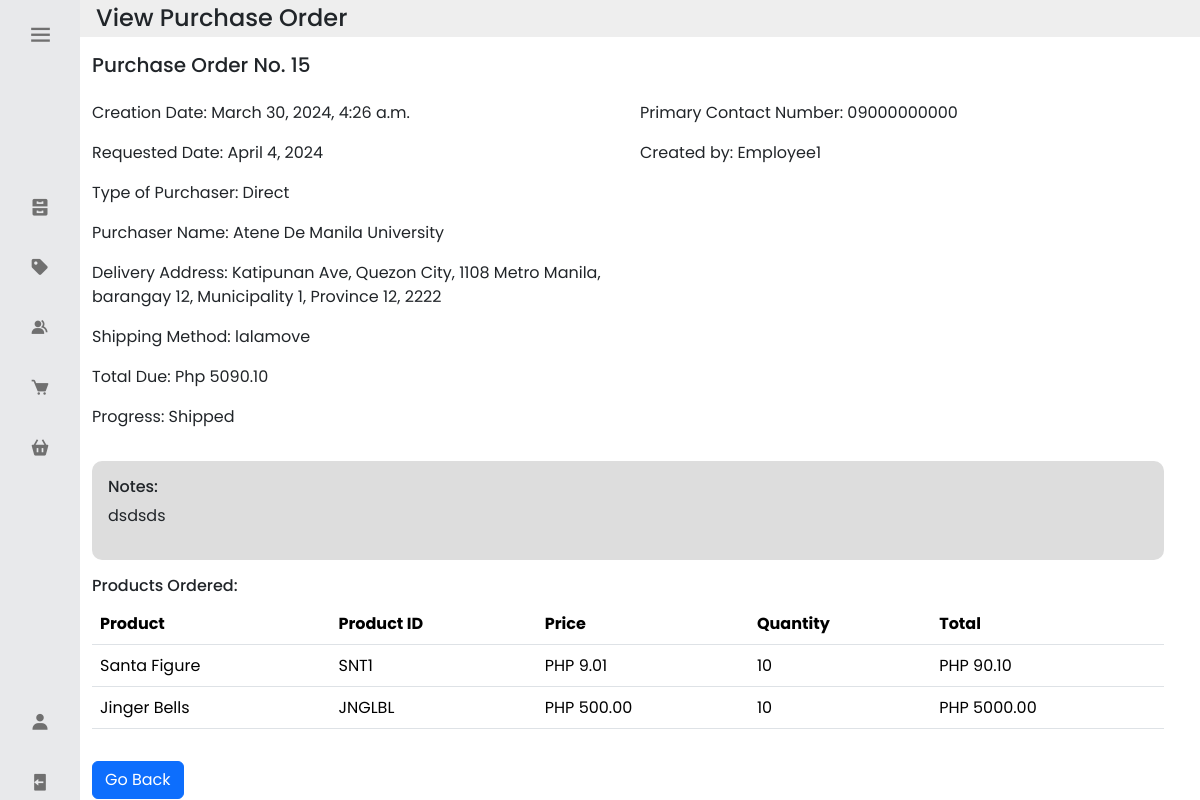
Page /view_po_history/15/ on the committed database.
### inventoryapp/models.py (models this page shows, shortened)
class Purchase_Order(models.Model):
    Purchase_Order_ID = models.AutoField(primary_key=True)
    Creation_Date = models.DateTimeField()
    Requested_Date = models.DateField()
    Fulfilled_Date = models.DateTimeField(null=True, blank=True)
    Total_Due = models.DecimalField(max_digits=9, decimal_places=2, validators=[MinValueValidator(0)])
    Notes = models.TextField(validators =[MaxLengthValidator(1024)], null=True, blank=True)
    Progress = models.CharField(max_length=16, default = "Pending")
    PO_Status = models.CharField(max_length=16, default = "Unfulfilled")
    Shipping_Method = models.CharField(max_length=32)
    Order_Method = models.CharField(max_length=32,  null=True, blank=True)
    Customer_ID = models.ForeignKey('Customer', on_delete=models.PROTECT, null=True, blank=True) #null if it is a consignee
    Consignee_ID = models.ForeignKey('Consignee', on_delete=models.PROTECT, null=True, blank=True) #null if it is a customer
    Account_ID_Closed_by = models.ForeignKey('Account', on_delete=models.CASCADE, related_name='po_closed', null=True, blank=True)
    Account_ID_Created_by = models.ForeignKey('Account', on_delete=models.CASCADE, related_name='po_created')

class Customer(models.Model):
    Customer_ID = models.AutoField(primary_key=True)
    Customer_Name = models.CharField(max_length=32)
    Address_Line_1 = models.CharField(max_length=128)
    Barangay = models.CharField(max_length=64)
    Municipality = models.CharField(max_length=64)
    Province = models.CharField(max_length=64)
    Zip_Code = models.CharField(max_length=4)
    Primary_Contact_Number = models.CharField(max_length=11)
    Customer_Type = models.CharField(max_length=16)
    Notes = models.TextField(null=True, blank=True, validators=[MaxLengthValidator(1024)])

class Account(models.Model):
    Account_ID = models.AutoField(primary_key=True)
    user = models.OneToOneField(User, on_delete=models.CASCADE)
    Profile_Picture = models.ImageField(upload_to='account_pfps/', null=True, blank=True)
    First_Name = models.CharField(max_length=32)
    Last_Name = models.CharField(max_length=32)
    Role = models.CharField(max_length = 32)
    Visibility = models.BooleanField(default=True)
    def __str__(self):
        return str(self.user)

class Product_Ordered(models.Model):
    Product_ID = models.ForeignKey(Product, on_delete=models.PROTECT)
    Purchase_Order_ID = models.ForeignKey(Purchase_Order, on_delete=models.PROTECT)
    Quantity = models.PositiveIntegerField( validators=[MaxValueValidator(99999)])

class Product(models.Model):
    Product_ID = models.AutoField(primary_key=True)
    EAS_Product_ID = models.CharField(max_length=32, unique=True)
    Name = models.CharField(max_length=64)
    Picture = models.ImageField(null=True, blank=True, upload_to='product_images/', )
    SKU = models.CharField(max_length=32)
    Price = models.DecimalField(max_digits=7, decimal_places=2, validators=[MinValueValidator(0)])
    Actual_Inventory_Count = models.PositiveIntegerField(validators =[MaxValueValidator(99999)])
    Reserved_Inventory_Count = models.PositiveIntegerField(validators =[MaxValueValidator(99999)], default = 0)
    To_Be_Received_Inventory_Count = models.PositiveIntegerField(validators =[MaxValueValidator(99999)], default = 0)
    Visibility = models.BooleanField(default=True)
    Product_Low_Stock_Threshold = models.PositiveIntegerField(validators =[MaxValueValidator(99999)], null=True, blank=True)
    Product_Stock_Status = models.CharField(max_length=16)
    Category = models.ForeignKey("Category", on_delete=models.PROTECT)

### inventoryapp/views.py (the view)
# urls.py: path('view_po_history/<int:pk>/', views.view_po_history, name='view_po_history'),
def view_po_history(request, pk):
    purchase_order = get_object_or_404(Purchase_Order, pk=pk)
    products_ordered = Product_Ordered.objects.filter(Purchase_Order_ID=pk)
    return render(request, 'inventoryapp/view_po_history.html', {'po':purchase_order, 'products':products_ordered})

### inventoryapp/templates/inventoryapp/view_po_history.html (shortened to what this page needs)
<link rel="stylesheet" href="https://cdnjs.cloudflare.com/ajax/libs/twitter-bootstrap/5.3.0/css/bootstrap.min.css">
{% extends 'inventoryapp/base.html' %}
{% load static %}
{% block content %}
<head>
</head>
<body class="bg-light">
    <div class="container-fluid">
        <div class="row p-1" style="background-color: #eee;">
            <div class="col-md-auto d-flex align-items-center">
                <h4 class="m-0 mr-3">View Purchase Order</h4>
            </div>
        </div>
        <div class="row mt-3">
            <div class="col">
                <h5>Purchase Order No. {{ po.Purchase_Order_ID }}</h5>
            </div>
        <div class="row mt-3">
            <div class="col">
                <p>Creation Date: {{ po.Creation_Date }}</p>
                <p>Requested Date: {{ po.Requested_Date }}</p>
                {% if po.Customer_ID %}
                    <p>Type of Purchaser: {{ po.Customer_ID.Customer_Type }}</p>
                    <p>Purchaser Name: {{ po.Customer_ID.Customer_Name }}</p>
                    <p>Delivery Address: {{ po.Customer_ID.Address_Line_1 }}, {{ po.Customer_ID.Barangay }}, {{ po.Customer_ID.Municipality }}, {{ po.Customer_ID.Province }}, {{ po.Customer_ID.Zip_Code }}</p>
                {% endif %}
                <p>Shipping Method: {{ po.Shipping_Method }}</p>
                <p>Total Due: Php {{ po.Total_Due }}</p>
                <p>Progress: {{ po.Progress }}</p>
            </div>
            <div class="col">
                {% if po.Customer_ID %}
                    <p>Primary Contact Number: {{ po.Customer_ID.Primary_Contact_Number }}</p>
                {% elif po.Consignee_ID %}
                    <p>Primary Contact Number: {{ po.Consignee_ID.Primary_Contact_Number }}</p>
                    <p>Email Address: {{ po.Consignee_ID.Email_Address }}</p>
                    <p>Emergency Contact No. (Mobile/Landline): {{ po.Consignee_ID.Emergency_Contact_Number }}</p>
                {% endif %}
                <p>Created by: {{po.Account_ID_Created_by}}</p>
            </div>
        </div>
        <div class="row mt-3">
            <div class="col">
                <div class="overflow-auto p-3" style="background-color: #ddd; border-radius: 10px;">
                    <h6>Notes:</h6>
                    <p>{{ po.Notes }}</p>
                </div>
            </div>
        </div>
        <div class="row mt-3">
            <div class="col">
                <h6>Products Ordered:</h6>
                <table class="table">
                    <thead>
                        <tr>
                            <th>Product</th>
                            <th>Product ID</th>
                            <th>Price</th>
                            <th>Quantity</th>
                            <th>Total</th>
                        </tr>
                    </thead>
                    <tbody>
                        {% for p in products %}
                            <tr>
                                <td>{{ p.Product_ID.Name }}</td>
                                <td>{{ p.Product_ID.EAS_Product_ID }}</td>
                                <td>PHP {{ p.Product_ID.Price}}</td>
                                <td>{{ p.Quantity }}</td>
                                {% load mathfilters %}
                                <td>PHP {{ p.Quantity|mul:p.Product_ID.Price }}</td>
                            </tr>
                        {% endfor %}
                    </tbody>
                </table>
            </div>
        </div>
        <div class="row mt-3">
            <div class="col">
                <a href="{% url 'history_po' %}" class="btn btn-primary">Go Back</a>
            </div>
        </div>
    </div>
</body>
{% endblock %}

### inventoryapp/static/base.css (style rules this page uses)
* { font-family: 'Poppins', sans-serif; margin: 0; padding: 0; box-sizing: border-box; }
:root { --body-color: #fff; --sidebar-color: #e8e9eb; --primary-color: #970101; --primary-color-light: #800080; --toggle-color: #ddd; --text-color: #707070; --tran-02: all 0.2s ease; --tran-03: all 0.3s ease; --tran-04: all 0.4s ease; --tran-05: all 0.5s ease; }

### rows in the picture
Purchase_Order: Purchase_Order_ID "15", Creation_Date "March 30, 2024, 4:26 a.m.", Requested_Date "April 4, 2024", Customer_ID.Customer_Type "Direct", Customer_ID.Customer_Name "Atene De Manila University", Customer_ID.Address_Line_1 "Katipunan Ave, Quezon City, 1108 Metro Manila", Customer_ID.Barangay "barangay 12", Customer_ID.Municipality "Municipality 1", Customer_ID.Province "Province 12", Customer_ID.Zip_Code "2222", Shipping_Method "lalamove", Total_Due "5090.10", Progress "Shipped", Customer_ID.Primary_Contact_Number "09000000000", Account_ID_Created_by "Employee1", Notes "dsdsds"
Product_Ordered: Product_ID.Name "Santa Figure", Product_ID.EAS_Product_ID "SNT1", Product_ID.Price "9.01", Quantity "10", Quantity|mul "90.10"
Product_Ordered: Product_ID.Name "Jinger Bells", Product_ID.EAS_Product_ID "JNGLBL", Product_ID.Price "500.00", Quantity "10", Quantity|mul "5000.00"
